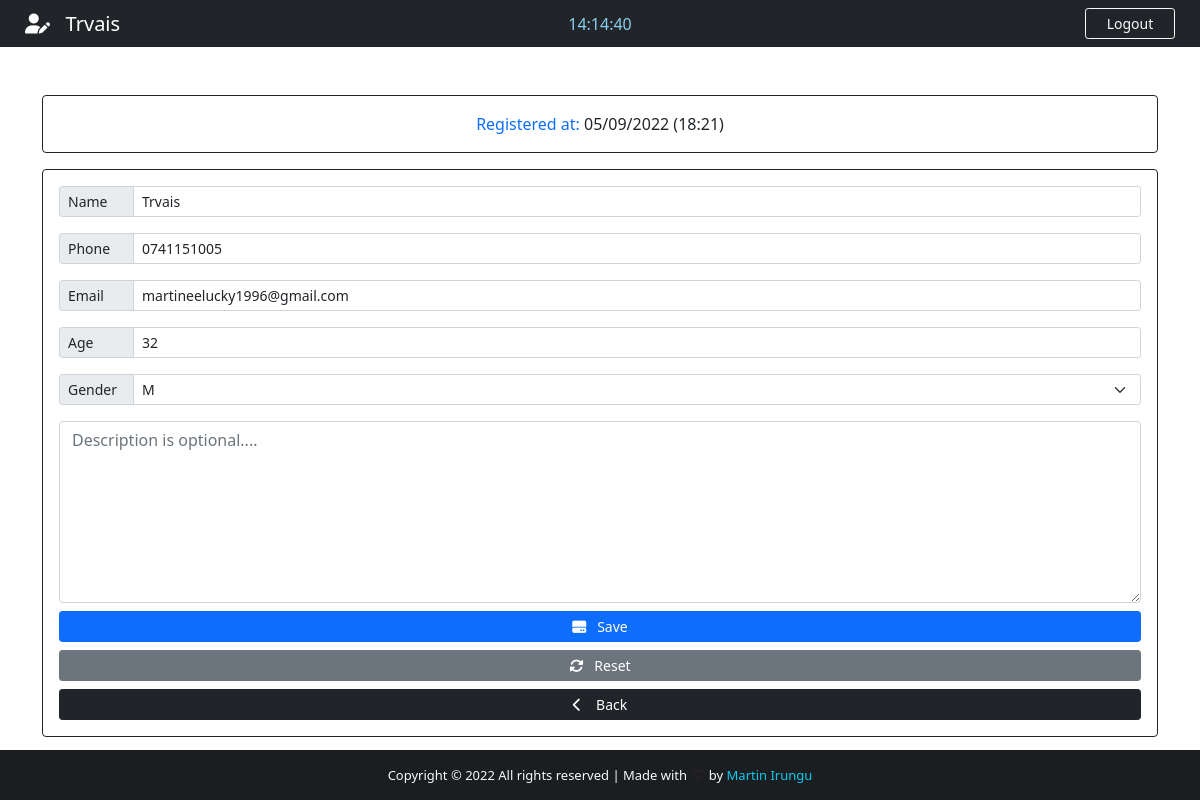
Page /patient/29/ (signed in) on the committed database.
### patient/models.py (models this page shows, shortened)
class Patient(models.Model):
    Gender=(
        ('M', 'M'),
        ('F','F'),
    )
    name=models.CharField(max_length=40)
    phone=models.CharField(max_length=20)
    email=models.CharField(max_length=40)
    age=models.CharField(max_length=3)
    gender=models.CharField(max_length=1, null=True,choices=Gender)
    note=models.TextField()
    created_at=models.DateTimeField(auto_now=True)

### patient/views.py (the view)
# urls.py: path('patient/<str:pk>/', views.patient, name="patient"),
@cache_control(no_cache=True, must_revalidate=True, no_store=True)
@login_required(login_url="login")
def patient(request, pk):
    patient= Patient.objects.get(id=pk)
    if patient !=None:
        return render(request, "edit.html", {"patient": patient})

### patient/templates/edit.html (shortened to what this page needs)
{% extends 'add.html' %}
{% block nav-briefcase %}
<i class="fas fa-user-edit">  </i>&nbsp;&nbsp; {{patient.name}}
{% endblock nav-briefcase %}
{% block card-title %}
Registered at: <span class="text-dark">{{patient.created_at| date:'m/d/Y (H:i)'}}</span>
{% endblock card-title %}
{% block btn-add %}
<i class=" fas fa-hdd"></i>&nbsp;&nbsp; Save
{% endblock btn-add %}
{% block btn-reset %}
<button type="reset" class="btn btn-secondary btn-sm"> <i class="fas fa-sync-alt"></i>&nbsp;&nbsp; Reset</button>
{% endblock btn-reset %}
{% block action %} action="/edit_patient" {% endblock action %}
{% block value-name %}
value="{{patient.name}}"
{% endblock value-name %}
{% block value-phone %}
value="{{patient.phone}}"
{% endblock value-phone %}
{% block value-email %}
value="{{patient.email}}"
{% endblock value-email %}
{% block value-age %}
value="{{patient.age}}"
{% endblock value-age %}
{% block gender %}
<option style="background-color: #d3d3d3; color: #007bff;">{{patient.gender}} </option>
{% endblock gender %}

### patient/templates/add.html (shortened to what this page needs)
{% extends 'base.html' %}
{% block time %}
    <center>
        <span id="clock" style="color: #89cff0;"></span>
    </center>
{% endblock time %}
{% block btn-nav %}
<a class="btn btn-outline-primary btn-sm border-light text-light" id="btn-nav" data-bs-toggle="modal" data-bs-target="#logoutModal">Logout</a>
 {% endblock btn-nav %}
{% block content %}
<div class="container">
    <div class="row">
        <div class="col-lg-12">
            <div class="card card-body border-dark text-primary mt-5">
                <span class="text-center">{% block card-title %} FILL OUT THE FORM BELOW {% endblock card-title %}</span>
            </div>
            <form  {% block action %} action="/add_patient" {% endblock action %} method="POST" autocomplete="off"  enctype="multipart/form-data" class="card p-3 border-dark mt-3">
                <div class="input-group input-group-sm mb-3">
                    <span class="input-group-text side-label">Name</span>
                    <input type="text" class="form-control" name="name" placeholder="First and Last name" {% block value-name %}{% endblock value-name %}>
                </div>
                <div class="input-group input-group-sm mb-3">
                    <span class="input-group-text side-label">Phone</span>
                    <input type="text" class="form-control" name="phone" placeholder="patient phone" {% block value-phone %}{% endblock value-phone %}>
                </div>
                <div class="input-group input-group-sm mb-3">
                    <span class="input-group-text side-label">Email</span>
                    <input type="text" class="form-control" name="email" placeholder="patient email" {% block value-email %}{% endblock value-email %} >
                </div>
                <div class="input-group input-group-sm mb-3">
                    <span class="input-group-text side-label">Age</span>
                    <input type="text" class="form-control" name="age" placeholder="patient age" {% block value-age %}{% endblock value-age %} >
                </div>
                <div class="input-group input-group-sm mb-3">
                    <label class="input-group-text side-label">Gender</label>
                    <select class="form-select" name="gender">
                        {% block gender %}{% endblock gender %}
                    </select>
                </div>
                <div class="form-group">
                    <textarea class="form-control" name="note" rows="7"  placeholder="Description is optional....">{% block value-note %}{% endblock value-note %}</textarea>
                </div>
                <div class="d-grid gap-2 mt-2">
                    <button type="submit" class="btn btn-primary btn-sm">
                        {% block btn-add %}{% endblock btn-add %}
                    </button>
                {% block btn-reset %} {% endblock btn-reset %}
                    <a href="{% url 'backend' %}" class="btn btn-dark btn-sm"><i class="fas fa-chevron-left"></i> &nbsp;&nbsp; Back</a>
                </div>
            </form>
        </div>
    </div>
</div>
{% endblock content %}

### patient/static/css/style.css (style rules this page uses)
html, body { height: 100%; margin: 0%; max-width: 100%; overflow: hidden; }
#btn-nav { width: 90px; float:right; margin-right: 25px ; }
.side-label { width: 75px; }

### rows in the picture
Patient: name "Trvais", created_at "05/09/2022 (18:21)", phone "0741151005", email "martineelucky1996@gmail.com", age "32", gender "M"
